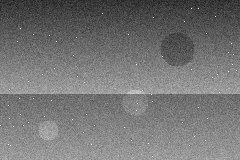
#> input picture modules/layer2_sensor/data/real/real_0007.png, 240 x 160 px; its folder holds only this picture in this run
$ python model_train.py
#> lines starting #> are read from the running program, lines starting #| are printed output that depends on the picture
### modules/layer2_sensor/features.py
"""
features.py
Layer 2 - Synthetic Sensor Stream Detection

Extracts a small "noise fingerprint" feature vector from a single camera frame.
Real camera sensors produce noise in specific, physically-determined patterns
(thermal noise, lens aberrations, temporal correlation between frames).
Synthetic / replayed / AI-generated frames tend to be statistically "too clean"
or have the wrong kind of noise pattern.

This module turns a raw frame (and, optionally, the previous frame) into a
short numeric feature vector that a simple classifier can use to tell the
difference.

No deep learning here on purpose - these are handcrafted, physically motivated
features. That keeps this fast (edge-friendly), interpretable (defensible to
judges), and trainable on a small dataset.
"""

import numpy as np
import cv2


def _to_gray(frame: np.ndarray) -> np.ndarray:
    """Ensure frame is single-channel grayscale, float32."""
    if frame.ndim == 3:
        frame = cv2.cvtColor(frame, cv2.COLOR_BGR2GRAY)
    return frame.astype(np.float32)


def residual_noise(frame: np.ndarray, blur_ksize: int = 5) -> np.ndarray:
    """
    High-frequency residual = frame - blurred(frame).
    This isolates the fine-grained noise/texture that a blur would smooth away.
    Real sensor noise lives here. Over-smoothed synthetic frames have very
    little energy here.
    """
    gray = _to_gray(frame)
    blurred = cv2.GaussianBlur(gray, (blur_ksize, blur_ksize), 0)
    return gray - blurred


def fft_high_freq_energy(residual: np.ndarray) -> float:
    """
    Energy in the high-frequency band of the residual's 2D FFT.
    Real noise has a roughly flat high-frequency spectrum.
    Smoothed / generated content drops off sharply at high frequencies.
    """
    f = np.fft.fft2(residual)
    fshift = np.fft.fftshift(f)
    magnitude = np.abs(fshift)

    h, w = magnitude.shape
    cy, cx = h // 2, w // 2
    # "high frequency" = outside the central 25% region
    mask = np.ones((h, w), dtype=bool)
    ry, rx = int(h * 0.25), int(w * 0.25)
    mask[cy - ry:cy + ry, cx - rx:cx + rx] = False

    high_freq_energy = magnitude[mask].mean()
    total_energy = magnitude.mean() + 1e-8
    return float(high_freq_energy / total_energy)


# [21 lines left out: function temporal_correlation, not called in this run]


def extract_features(frame: np.ndarray, prev_frame: np.ndarray = None) -> dict:
    """
    Main entry point. Extracts the full feature vector for one frame.

    Args:
        frame: current camera frame (BGR or grayscale numpy array)
        prev_frame: previous camera frame, same format. Optional - if not
                    provided, temporal_corr is returned as 0.0 (neutral).

    Returns:
        dict of named features. Keep this a dict (not a bare array) so the
        feature order is self-documenting and won't silently break if a
        feature is added later.
    """
    residual = residual_noise(frame)

    noise_std = float(residual.std())
    noise_mean_abs = float(np.abs(residual).mean())
    hf_energy_ratio = fft_high_freq_energy(residual)

    if prev_frame is not None:
        prev_residual = residual_noise(prev_frame)
        temporal_corr = temporal_correlation(residual, prev_residual)
    else:
        temporal_corr = 0.0

    return {
        "noise_std": noise_std,
        "noise_mean_abs": noise_mean_abs,
        "hf_energy_ratio": hf_energy_ratio,
        "temporal_corr": temporal_corr,
    }


def features_to_vector(features: dict) -> np.ndarray:
    """
    Converts the feature dict into a fixed-order numpy vector for the model.
    Keeping this as a separate explicit function (rather than relying on
    dict ordering) so training and inference can never silently mismatch.
    """
    order = ["noise_std", "noise_mean_abs", "hf_energy_ratio", "temporal_corr"]
    return np.array([features[k] for k in order], dtype=np.float32)


# [18 lines left out: function frame_hash, not called in this run]

### modules/layer2_sensor/model_train.py
"""
model_train.py
Layer 2 - Synthetic Sensor Stream Detection

Trains the hardware-fingerprint classifier: given a frame's noise feature
vector, predict whether it came from a genuine sensor (0) or a
synthetic/replayed/tampered stream (1).

Expected data layout (adjust paths below to match your actual dataset):

    data/
        real/        <- genuine camera frames (.png/.jpg)
        synthetic/   <- your generated attack frames (blurred/denoised/replayed)

Usage:
    python model_train.py
Produces:
    model.pkl   - trained classifier, loaded by detector.py at runtime
"""

import os
import pickle
import numpy as np
import cv2
from sklearn.linear_model import LogisticRegression
from sklearn.model_selection import train_test_split
from sklearn.preprocessing import StandardScaler
from sklearn.metrics import accuracy_score, classification_report

from features import extract_features, features_to_vector

DATA_DIR = "data"
REAL_DIR = os.path.join(DATA_DIR, "real")
SYNTHETIC_DIR = os.path.join(DATA_DIR, "synthetic")
MODEL_OUT = "model.pkl"


def load_frames_from_dir(directory: str, exclude_substring: str = None) -> list[np.ndarray]:
#> called with directory = 'data/real'
    frames = []
    if not os.path.isdir(directory):
        print(f"  [!] Warning: directory not found: {directory}")
        return frames

    for fname in sorted(os.listdir(directory)):
        if not fname.lower().endswith((".png", ".jpg", ".jpeg")):
            continue
        if exclude_substring and exclude_substring in fname:
            continue
        path = os.path.join(directory, fname)
        frame = cv2.imread(path)
#> frame is the input picture: shape (160, 240, 3); min 18, max 255, mean 116.4
        if frame is not None:
            frames.append(frame)
    return frames


def build_dataset() -> tuple[np.ndarray, np.ndarray]:
    print(f"Loading real frames from {REAL_DIR} ...")
    real_frames = load_frames_from_dir(REAL_DIR)
#> real_frames = 1 item
    print(f"  -> {len(real_frames)} real frames loaded")
#|   -> 1 real frames loaded

    print(f"Loading synthetic/attack frames from {SYNTHETIC_DIR} ...")
    # NOTE: "replayed" frames are deliberately excluded from this classifier's
    # training set. A replayed frame is a genuine real frame reused verbatim -
    # its noise statistics are indistinguishable from real data by definition,
    # so including it here only adds label noise (a "1" example with "0"-like
    # features) and would actively hurt the model. Replay attacks are caught
    # separately in detector.py via frame-hash history, not noise statistics.
    synthetic_frames = load_frames_from_dir(SYNTHETIC_DIR, exclude_substring="replayed")
#> call 2 of load_frames_from_dir, with directory = 'data/synthetic', exclude_substring = 'replayed'
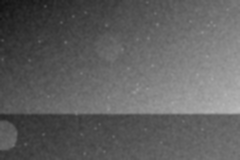
#> input picture modules/layer2_sensor/data/synthetic/synthetic_0000_denoised.png, 240 x 160 px
#> in load_frames_from_dir, frame is the input picture: shape (160, 240, 3); min 19, max 188, mean 95.5
#> synthetic_frames = 1 item
    print(f"  -> {len(synthetic_frames)} synthetic frames loaded (replayed frames excluded - see note)")
#|   -> 1 synthetic frames loaded (replayed frames excluded - see note)

    if len(real_frames) == 0 or len(synthetic_frames) == 0:
        raise RuntimeError(
            "Need frames in both data/real/ and data/synthetic/ to train. "
            "See the README for how to generate synthetic/attack frames "
            "from your real footage."
        )

    X, y = [], []

    # label 0 = real/genuine
    prev = None
    for frame in real_frames:
        feats = extract_features(frame, prev_frame=prev)
        X.append(features_to_vector(feats))
        y.append(0)
        prev = frame
#> this loop made 1 pass
#> (noise_std in extract_features, noise_mean_abs in extract_features) on pass 1: (10.3, 7.39)
#> pass 1, in residual_noise, `blurred = cv2.GaussianBlur(gray, (blur_ksize, blur_ksize), 0)`:
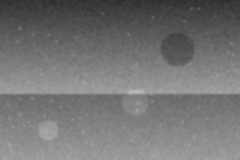
#> blurred: shape (160, 240) float32; min 45.05, max 186.5, mean 116.5
#> pass 1, in extract_features, `residual = residual_noise(frame)`:
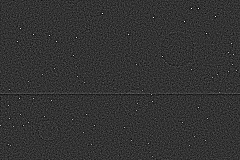
#> residual: shape (160, 240) float32; min -42.29, max 166.9, mean 0; drawn with min black and max white
#> after the loop, X = [[10.3, 7.39, 1.13, 0]]; y = [0]

    # label 1 = synthetic/attack
    prev = None
    for frame in synthetic_frames:
        feats = extract_features(frame, prev_frame=prev)
        X.append(features_to_vector(feats))
        y.append(1)
        prev = frame
#> this loop made 1 pass
#> (noise_std in extract_features, noise_mean_abs in extract_features) on pass 1: (1.58, 1.14)
#> pass 1, in extract_features (call 2), `residual = residual_noise(frame)`:
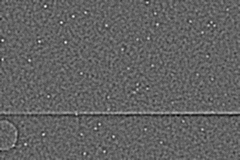
#> residual: shape (160, 240) float32; min -10.01, max 15.63, mean -0.00119; drawn with min black and max white
#> after the loop, X = [[10.3, 7.39, 1.13, 0], [1.58, 1.14, 0.507, 0]]; y = [0, 1]

    return np.array(X), np.array(y)


def train_and_evaluate(X: np.ndarray, y: np.ndarray):
    X_train, X_test, y_train, y_test = train_test_split(
        X, y, test_size=0.2, random_state=42, stratify=y
    )

    scaler = StandardScaler()
    X_train_scaled = scaler.fit_transform(X_train)
    X_test_scaled = scaler.transform(X_test)

    clf = LogisticRegression(max_iter=1000)
    clf.fit(X_train_scaled, y_train)

    y_pred = clf.predict(X_test_scaled)
    acc = accuracy_score(y_test, y_pred)

    print(f"\nTest accuracy: {acc * 100:.2f}%")
    print("\nClassification report:")
    print(classification_report(y_test, y_pred, target_names=["real", "synthetic"]))

    return clf, scaler, acc


def main():
    X, y = build_dataset()
#> X = [[10.3, 7.39, 1.13, 0], [1.58, 1.14, 0.507, 0]]; y = [0, 1]
    print(f"\nTotal samples: {len(X)} (real={sum(y == 0)}, synthetic={sum(y == 1)})")
#| Total samples: 2 (real=1, synthetic=1)

    clf, scaler, acc = train_and_evaluate(X, y)

    with open(MODEL_OUT, "wb") as f:
        pickle.dump({"classifier": clf, "scaler": scaler, "accuracy": acc}, f)

    print(f"\nSaved trained model -> {MODEL_OUT}")


if __name__ == "__main__":
#> (the run stopped early here; a loop or call above may not have finished)
